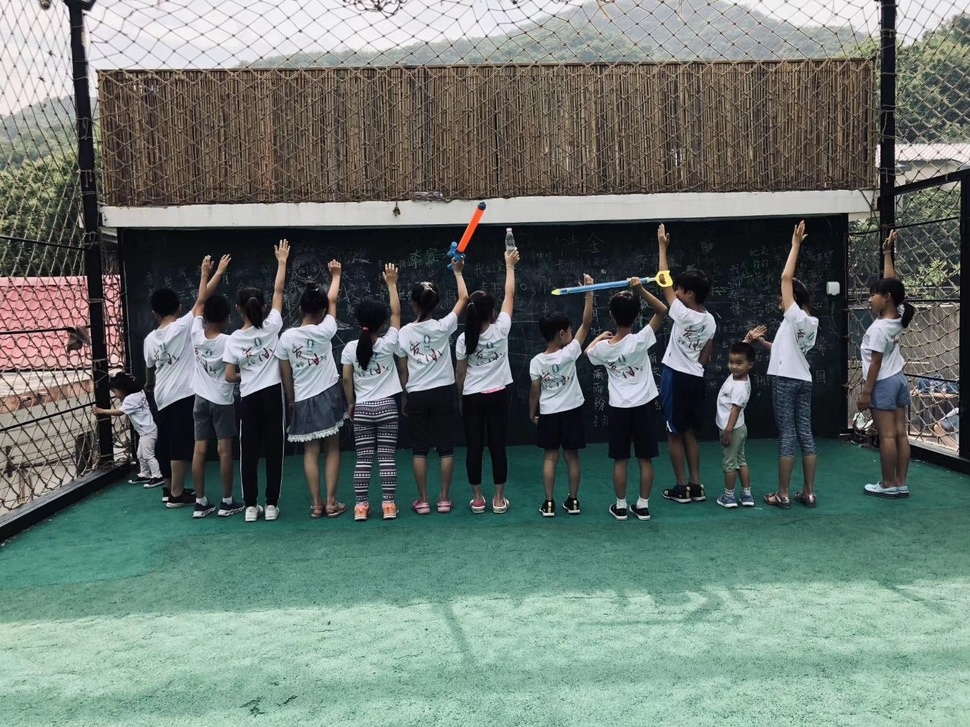
//> input picture IMG_5602.JPG, 970 x 727 px, shrunk from 1440 x 1080 before the run
$ ./SIFT IMG_5602.JPG original.jpg   (built with g++ and OpenCV 4)
//> lines starting //> are read from the running program, lines starting //| are printed output that depends on the picture
//
// Created by 王强 on 2020/3/13.
//

#include "opencv2/core.hpp"
#include "opencv2/imgproc.hpp"
#include "opencv2/imgcodecs.hpp"
#include "opencv2/highgui.hpp"
#include <opencv2/xfeatures2d.hpp>

#include <iostream>

using namespace cv;
using namespace std;

static bool abs_compare(int a, int b)
{
    return (std::abs(a) < std::abs(b));
}

int  main(int argc, char** argv)
{
    CommandLineParser parser(argc, argv, "{@image1 | ../data/lena.jpg | input image}{@image2 |<none>| image2 for compare  }");
    Mat image1 = imread(parser.get<String>("@image1"));
//> image1 is the input picture: 727 rows x 970 cols, CV_8UC3; mean B, G, R 111.3, 117.6, 105.6
    if (image1.empty())
    {
        std::cout << "Could not open or find the image!\n" << std::endl;
        std::cout << "Usage: " << argv[0] << " <Input image>" << std::endl;
        return -1;
    }

    Mat image2 = imread(parser.get<String>("@image2"));
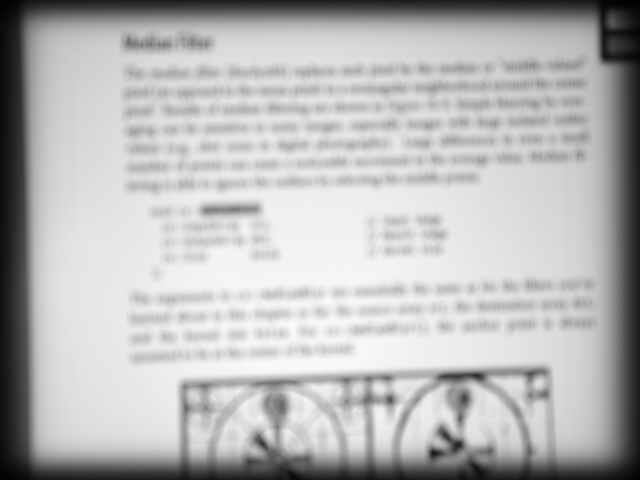
//> input picture original.jpg, 640 x 480 px
//> image2 is the input picture: 480 rows x 640 cols, CV_8UC3; min 0, max 253, mean 183.6
    if (image2.empty())
    {
        std::cout << "Could not open or find the image!\n" << std::endl;
        std::cout << "Usage: " << argv[0] << " <Input image>" << std::endl;
        return -1;
    }

    ///创建SIFT特征检测器
    cv::Ptr<cv::xfeatures2d::SIFT> mySIFT = cv::xfeatures2d::SIFT::create();

    ///特征点提取与描述子生成
    //特征点
    std::vector<cv::KeyPoint> keyPoint1, keyPoint2;
    //特征描述子
    cv::Mat desp1, desp2;

    mySIFT->detectAndCompute(image1, cv::Mat(), keyPoint1, desp1);
//> keyPoint1 = 4658 keypoints; strongest (x, y, size): (575, 502, 1.9), (550, 503, 2.2), (556, 292, 4.7), (833, 287, 8.6)
    mySIFT->detectAndCompute(image2, cv::Mat(), keyPoint2, desp2);
//> keyPoint2 = 421 keypoints; strongest (x, y, size): (478, 376, 9.1), (390, 400, 8), (443, 433, 8.1), (457, 445, 8.7)

    /// 暴力匹配
    cv::Ptr<cv::DescriptorMatcher> myFB = cv::DescriptorMatcher::create("FlannBased");
    std::vector<cv::DMatch> matches;
    myFB->match(desp1, desp2, matches);
//> matches = 4658 matches

    //计算特征点距离的最大值
    std::vector<cv::DMatch>::iterator maxMatch =  std::max_element(matches.begin(), matches.end(), [](const DMatch& a, const DMatch& b) { return a.distance < b.distance ; });
    double dMaxDistance = maxMatch->distance;
//> dMaxDistance = 486.9

    //挑选好的匹配点
    std::vector< cv::DMatch > good_matches;
    for (auto distantce : matches)
    {
        if (distantce.distance < 0.0001*dMaxDistance)
        {
            good_matches.push_back(distantce);
        }
    }
//> after the loop, good_matches = 0 matches

    /// 绘制最佳匹配
    cv::Mat imageOutput;
    cv::drawMatches(image1, keyPoint1, image2, keyPoint2, good_matches, imageOutput);
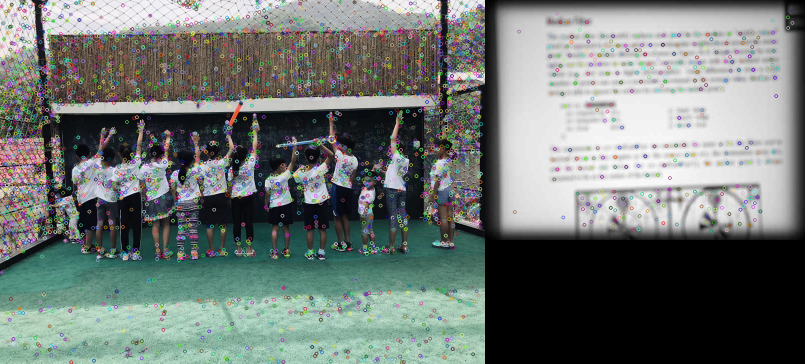
//> imageOutput: 727 rows x 1610 cols, CV_8UC3 (shown at 1/2 size); mean B, G, R 116.4, 119.8, 112.6

    cv::namedWindow("picture of matching", 0);
    cv::imshow("picture of matching", imageOutput);
    cv::waitKey(0);
    return 0;
}
